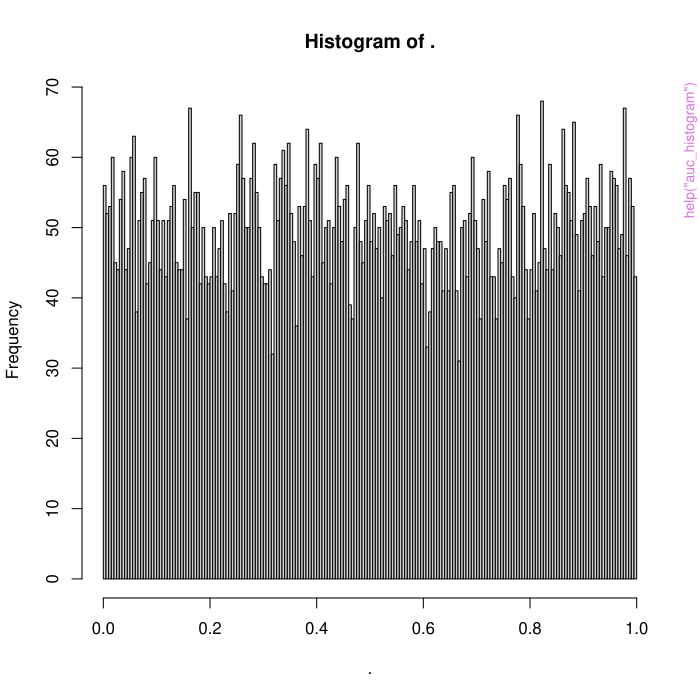

The R source for this figure:
pkgname <- "hotfun"
source(file.path(R.home("share"), "R", "examples-header.R"))
options(warn = 1)
options(pager = "console")
library('hotfun')

base::assign(".oldSearch", base::search(), pos = 'CheckExEnv')
base::assign(".old_wd", base::getwd(), pos = 'CheckExEnv')
cleanEx()
nameEx("add_splines")
### * add_splines

flush(stderr()); flush(stdout())

### Name: add_splines
### Title: Add spline terms to a data frame
### Aliases: add_splines

### ** Examples

trial %>%
  add_splines(age)



cleanEx()
nameEx("assign_timepoint")
### * assign_timepoint

flush(stderr()); flush(stdout())

### Name: assign_timepoint
### Title: Assign a timepoint to a long dataset with multiple measures
### Aliases: assign_timepoint

### ** Examples

ggplot2::economics_long %>%
  dplyr::group_by(variable) %>%
  dplyr::mutate(min_date = min(date)) %>%
  dplyr::ungroup() %>%
  assign_timepoint(
    id = "variable",
    ref_date = "min_date",
    measure_date = "date",
    timepoints = c(6, 12, 24),
    windows = list(c(-2, 2), c(-2, 2), c(-2, 2)),
    time_units = "months"
  ) %>%
  dplyr::filter(!is.na(timepoint))



cleanEx()
nameEx("auc_density")
### * auc_density

flush(stderr()); flush(stdout())

### Name: auc_density
### Title: Calculate exact AUCs based on the distribution of risk in a
###   population
### Aliases: auc_density

### ** Examples

auc_density(density = dbeta, shape1 = 1, shape2 = 1)



cleanEx()
nameEx("auc_histogram")
### * auc_histogram

flush(stderr()); flush(stdout())

### Name: auc_histogram
### Title: Calculate an AUC from a histogram
### Aliases: auc_histogram

### ** Examples

runif(10000) %>%
  hist(breaks = 250) %>%
  auc_histogram()



cleanEx()
nameEx("clean_mrn")
### * clean_mrn

flush(stderr()); flush(stdout())

### Name: clean_mrn
### Title: Check and Format MRNs
### Aliases: clean_mrn

### ** Examples

1000:1001 %>%
  clean_mrn()



cleanEx()
nameEx("count_map")
### * count_map

flush(stderr()); flush(stdout())

### Name: count_map
### Title: Checks variable creation for new derived variables at once
### Aliases: count_map

### ** Examples

count_map(
  mtcars,
  list(c("cyl", "am"), c("gear", "carb"))
)



cleanEx()
nameEx("count_na")
### * count_na

flush(stderr()); flush(stdout())

### Name: count_na
### Title: Assess pattern of missing data
### Aliases: count_na

### ** Examples

trial %>% count_na()



cleanEx()
nameEx("create_hot_project")
### * create_hot_project

flush(stderr()); flush(stdout())

### Name: create_hot_project
### Title: Start a new H.O.T. project
### Aliases: create_hot_project

### ** Examples

## Not run: 
##D \donttest{
##D # specifying project folder location (folder does not yet exist)
##D project_path <- fs::path(tempdir(), "My Project Folder")
##D 
##D # creating folder where secure data would be stored (typically will be a network drive)
##D secure_data_path <- fs::path(tempdir(), "secure_data")
##D dir.create(secure_data_path)
##D 
##D # creating new project folder
##D create_hot_project(project_path, path_data = secure_data_path)
##D }
## End(Not run)



cleanEx()
nameEx("egfr")
### * egfr

flush(stderr()); flush(stdout())

### Name: egfr_mdrd
### Title: Calculate eGFR
### Aliases: egfr_mdrd

### ** Examples

egfr_mdrd(creatinine = 1.2, age = 60, female = TRUE, aa = TRUE)



cleanEx()
nameEx("get_mode")
### * get_mode

flush(stderr()); flush(stdout())

### Name: get_mode
### Title: Calculates the mode(s) of a set of values
### Aliases: get_mode

### ** Examples

get_mode(trial$stage)
get_mode(trial$trt)
get_mode(trial$response)
get_mode(trial$grade)



cleanEx()
nameEx("list_labels")
### * list_labels

flush(stderr()); flush(stdout())

### Name: list_labels
### Title: Get variable labels and store in named list
### Aliases: list_labels

### ** Examples

list_labels(trial)



cleanEx()
nameEx("project_template")
### * project_template

flush(stderr()); flush(stdout())

### Name: project_template
### Title: H.O.T. project template
### Aliases: project_template
### Keywords: datasets

### ** Examples

cleanEx()
nameEx("set_derived_variables")
### * set_derived_variables

flush(stderr()); flush(stdout())

### Name: set_derived_variables
### Title: Apply variable labels to data frame
### Aliases: set_derived_variables

### ** Examples

## Not run: 
##D \donttest{
##D trial %>%
##D   set_derived_variables("derived_variables_sjoberg.xlsx")
##D }
## End(Not run)




cleanEx()
nameEx("tbl_propdiff")
### * tbl_propdiff

flush(stderr()); flush(stdout())

### Name: tbl_propdiff
### Title: Calculating unadjusted and adjusted differences in rates
### Aliases: tbl_propdiff

### ** Examples

tbl_propdiff(
  data = trial,
  y = "response",
  x = "trt"
)

tbl_propdiff(
  data = trial,
  y = "response",
  x = "trt",
  formula = "{y} ~ {x} + age + stage",
  method = "boot_sd",
  bootstrapn = 25
)



cleanEx()
nameEx("use_hot_file")
### * use_hot_file

flush(stderr()); flush(stdout())

### Name: use_hot_file
### Title: Write a template file
### Aliases: use_hot_file use_hot_gitignore use_hot_readme

### ** Examples

cleanEx()
nameEx("use_hot_rstudio_prefs")
### * use_hot_rstudio_prefs

flush(stderr()); flush(stdout())

### Name: use_hot_rstudio_prefs
### Title: Use H.O.T. RStudio Preferences
### Aliases: use_hot_rstudio_prefs

### ** Examples

## Not run: 
##D \donttest{
##D use_hot_rstudio_prefs()
##D }
## End(Not run)



### * <FOOTER>
###
cleanEx()
options(digits = 7L)
base::cat("Time elapsed: ", proc.time() - base::get("ptime", pos = 'CheckExEnv'),"\n")
grDevices::dev.off()
###
### Local variables: ***
### mode: outline-minor ***
### outline-regexp: "\\(> \\)?### [*]+" ***
### End: ***
quit('no')
